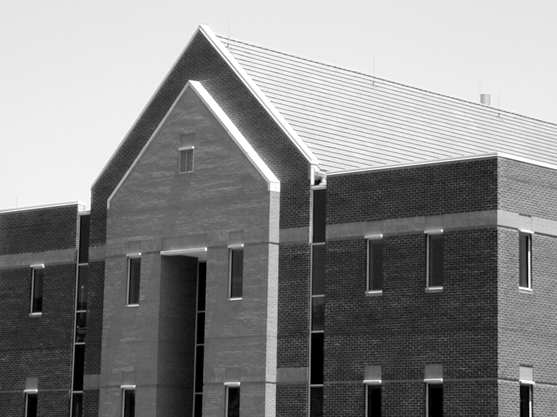
#> input picture SW9/dom.png, 557 x 417 px
$ jupyter execute 09_Canny.ipynb   (older library calls are emulated)
#> lines starting #> are read from the running program, lines starting #| are printed output that depends on the picture; after the words box and inside, x2 and y2 are one past the last pixel; in counts of white or black regions, pixels touching at a corner belong together
# Detekcja krawędzi

## Cel ćwiczenia

- Zapoznanie z metodami detekcji krawędzi:
    - Sobel, Prewitt, Roberts - przypomnienie,
    - Laplasjan z Gaussa (LoG – ang. Laplacian of Gaussian),
    - Canny.

Detekcja krawędzi przez wiele lat była podstawą algorytmów segmentacji.
Krawędzie wykrywane są najczęściej z wykorzystaniem pierwszej (gradient) i drugiej (Laplasjan) pochodnej przestrzennej.
Wykorzystanie obu metod zaprezentowane zostało w ćwiczeniu *Przetwarzanie wstępne. Filtracja kontekstowa*.

W niniejszym ćwiczeniu poznane detektory krawędzi zostaną porównane z bardziej zaawansowanymi: Laplasjan z funkcji Gaussa (LoG), Zero Crossing i Canny.

## Laplasjan z Gaussa (LoG)

Funkcja Gaussa:<br>
\begin{equation}
h(r) = e^{\frac{-r^2}{2 \sigma^2}}
\end{equation}<br>
gdzie:
- $r^2 = x^2 + y^2$
- $\sigma$ to odchylenie standardowe.

Działanie filtracji Gaussowskiej zostało przedstawione w ćwiczeniu "Przetwarzanie wstępne". W jej wyniku następuje rozmazanie obrazu.
Laplasjan tej funkcji dany jest wzorem:

\begin{equation}
\nabla^2 h(r) = \frac{r^2 - 2\sigma^2}{\sigma^4} e^{-\frac{r^2}{2\sigma^2}}
\end{equation}

Funkcję (z oczywistych powodów) nazywamy Laplasjan z Gaussa (LoG).
Ponieważ druga pochodna jest operacją liniową, konwolucja obrazu z $\nabla^2 h(r)$ daje taki sam efekt jak zastosowanie filtracji Gaussa na obrazie, a następnie obliczenie Laplasjanu z wyniku.
Lokalizacja krawędzi polega na znalezieniu miejsca, gdzie po filtracji LoG następuje zmiana znaku.

1. Wczytaj obraz *house.png*.
2. Wykonaj rozmycie Gaussowskie obrazu wejściowego.
W tym celu wykorzysaj funkcję `cv2.GaussianBlur(img, kSize, sigma)`.
Pierwszy argument jest obrazem wejśćiowym.
Drugi jest rozmiarem filtru (podanym w nawiasach okrągłych, np. *(3, 3)*).
Trzecim argumentem jest odchylenie standardowe. Wartość jest dobrana automatycznie, jeśli zosanie podana wartość `0` (będą równe rozmiarowi).
3. Oblicz laplasjan obrazu rozmytego.
W tym celu wykorzysaj funkcję `cv2.Laplacian(img, ddepth)`.
Pierszym argumentem jest obraz wejściowy.
Drugim argumentem jest typ danych wejściowych. Użyj `cv2.CV_32F`.
4. Wyznacz miejsca zmiany znaku.
Zaimplementuj funkcję `crossing(LoG, thr)`:
    - Najpierw stwórz tablicę, do której zostanie zapisany wynik.
    Jej rozmiar jest taki sam jak przetwarzanego obrazu.
    - Następnie wykonaj pętle po obrazie (bez ramki jednopikselowej).
    W każdej iteracji stwórz otoczenie o rozmiarze $3 \times 3$.
    Dla otoczenia oblicz wartość maksymalną i minimalną.
    - Jeśli wartości te mają przeciwne znaki, to do danego miejsca tablicy przypisz wartość:
        - jeśli piksel wejściowy > 0, to dodaj do niego wartość bezwzględną minimum.
        - jeśli piksel wejściowy < 0, to do jego wartości bezwzględnej dodaj maksimum.
    - Zmień zakres wykonanej tablicy do $<0, 255>$.
    - Wykonaj progowanie tablicy. Próg jest argumentem wejściowym.
    - Przeskaluj dane binarne do wartości `[0, 255]`.
    - Wykonaj konwersję do typu *uint8*.
    - Wykonaj rozmycie medianowe wyniku.
    Wykorzystaj funkcję `cv2.medianBlur(img, kSize)`.
    Pierwszym argumentem jest obraz wejśćiowy, a drugim rozmiar filtra.
    - Zwróć wyznaczoną tablicę.
5. Wyświetl obraz wynikowy.
6. Dobierz parametry (rozmiar filtru Gaussa, odchylenie standardowe, próg binaryzacji) tak, by widoczne były kontury domu, ale nie dachówki.

[cell 1]
import cv2
from matplotlib import pyplot as plt
import numpy as np
import math
import os

if not os.path.exists("dom.png") :
    !wget https://raw.githubusercontent.com/vision-agh/poc_sw/master/09_Canny/dom.png --no-check-certificate

house = cv2.imread('dom.png', cv2.IMREAD_GRAYSCALE)
#> house is the input picture: shape (417, 557); min 0, max 255, mean 133.3
plt.imshow(house, 'gray')
plt.axis('off')
plt.show()

house_gauss = cv2.GaussianBlur(house, (3, 3), 0)
house_laplacian = cv2.Laplacian(house_gauss, cv2.CV_32F)
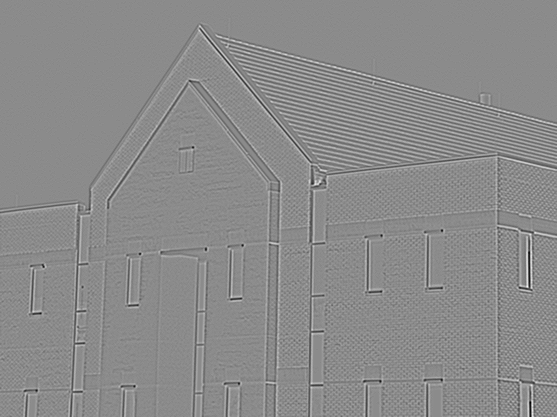
#> house_laplacian: shape (417, 557) float32; min -125, max 104, mean 0; drawn with min black and max white

def crossing(LoG, thr):
#> called with thr = 30
    X, Y = LoG.shape
#> X = 417; Y = 557
    tab = np.zeros((X, Y))
    for i in range(1, X - 1):
        for j in range(1, Y - 1):
            o = LoG[i : i + 3, j : j + 3]
            max = o.max()
            min = o.min()
            if(min * max < 0):
                if(LoG[i, j] > 0):
                    tab[i, j] = LoG[i, j] + np.abs(min)
                if(LoG[i, j] < 0):
                    tab[i, j] = np.abs(LoG[i, j]) + max
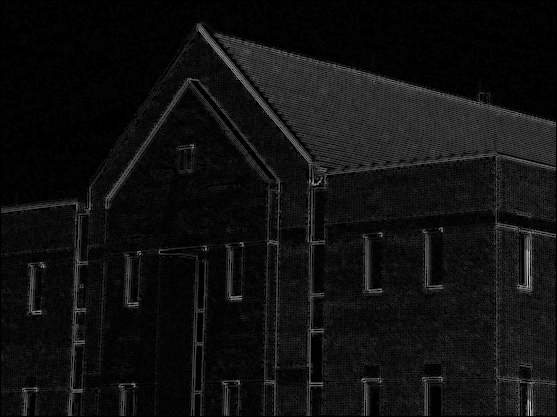
#> tab: shape (417, 557) float64; min 0, max 204, mean 15.9
    norm = cv2.normalize(tab, None, 0, 255, cv2.NORM_MINMAX)
    bin = np.where(norm < thr, 0, 1)
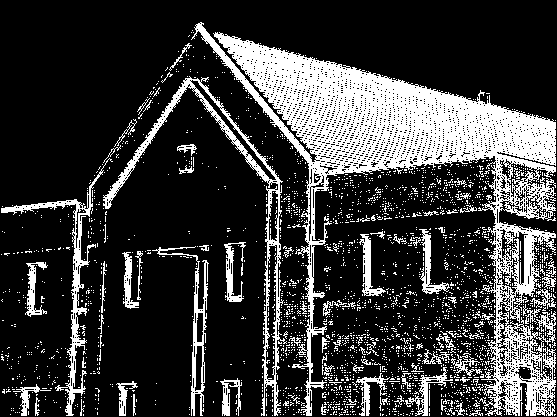
#> bin: shape (417, 557) int64; values 0 (black) and 1 (white), 22.6% white; 2604 white regions (2524 under 20 px), largest, box (x1, y1, x2, y2) and area: (191, 22, 556, 416) 32550, (103, 76, 287, 416) 3704, (1, 158, 113, 416) 2105
    bin = bin * 255
    bin = bin.astype('uint8')
    blur = cv2.medianBlur(bin, 5)
#> blur: shape (417, 557); 20.8% white; 207 white regions (154 under 20 px), largest, box (x1, y1, x2, y2) and area: (196, 23, 556, 416) 35416, (104, 77, 281, 214) 2367, (1, 172, 102, 416) 2024
    return blur

house_crossing = crossing(house_laplacian, 30)
plt.imshow(house_crossing, 'gray')
plt.axis('off')
plt.show()

## Algorytm Canny'ego

> Algorytm Canny'ego to często wykorzystywana metoda detekcji krawędzi.
> Zaproponowana została w~1986r. przez Johna F. Cannego.
> Przy jego projektowaniu założono trzy cele:
> - niska liczba błędów - algorytm powinien znajdywać wszystkie krawędzie oraz generować jak najmniej fałszywych detekcji,
> - punkty krawędziowe powinny być poprawnie lokalizowane - wykryte punkty powinny być jak najbardziej zbliżone do rzeczywistych,
> - krawędzie o szerokości 1 piksela - algorytm powinien zwrócić jeden punkt dla każdej rzeczywistej krawędzi.

Zaimplementuj pierwszą część algorytmu detekcji krawędzi Canny'ego:
1. W pierwszym kroku obraz przefiltruj dwuwymiarowym filtrem Gaussa.
2. Następnie oblicz gradient pionowy i poziomy ($g_x $ i $g_y$).
Jedną z metod jest filtracja Sobela.
3. Dalej oblicz amplitudę:
$M(x,y)  = \sqrt{g_x^2+g_y^2}$ oraz kąt:
$\alpha(x,y) = arctan(\frac{g_y}{g_x})$.
Do obliczenia kąta wykorzystaj funkcję `np.arctan2(x1, x2)`.
Wynik jest w radianach.
4. W kolejnym etapie wykonaj kwantyzację kątów gradientu.
Kąty od $-180^\circ$ do $180^\circ$ można podzielić na 8 przedziałów:
[$-22.5^\circ, 22.5^\circ$], [$22.5^\circ, 67.5^\circ$],
[$67.5^\circ, 112.5^\circ$], [$112.5^\circ, 157.5^\circ$],
[$157.5^\circ, -157.5^\circ$], [$-157.5^\circ, -112.5^\circ$],
[$-112.5^\circ, -67.5^\circ$], [$-67.5^\circ, -22.5^\circ$].
Przy czym należy rozpatrywać tylko 4 kierunki:
    - pionowy ($d_1$),
    - poziomy ($d_2$),
    - skośny lewy ($d_3$),
    - skośny prawy ($d_4$).
5. Dalej przeprowadź eliminację pikseli, które nie mają wartości maksymalnej (ang. *nonmaximal suppresion*).
Celem tej operacji jest redukcja szerokości krawędzi do rozmiaru 1 piksela.
Algorytm przebiega następująco.
W rozpatrywanym otoczeniu o rozmiarze $3 \times 3$:
    - określ do którego przedziału należy kierunek gradientu piksela centralnego ($d_1, d_2, d_3, d_4$).
    - przeanalizuje sąsiadów leżących na tym kierunku.
Jeśli choć jeden z nich ma amplitudę większą niż piksel centralny, to należy uznać, że nie jest lokalnym maksimum i do wyniku przypisać $g_N(x,y) = 0$.
W przeciwnym przypadku $g_N(x,y) = M(x,y)$.
Przez $g_N$ rozumiemy obraz detekcji lokalnych maksimów.
Zaimplementuj funkcję `nonmax`.
Pierwszym argementem jest macierz kierunków (po kwantyzacji).
Drugim argumentem jest macierz amplitudy.
6. Ostatnią operacją jest binaryzacja obrazu $g_N$.
Stosuje się tutaj tzw. binaryzację z histerezą.
Wykorzystuje się w niej dwa progi: $T_L$ i $T_H$, przy czym $T_L < T_H$.
Canny zaproponował, aby stosunek progu wyższego do niższego był jak 3 lub 2 do 1.
Rezultaty binaryzacji można opisać jako:<br>
$g_{NH}(x,y) = g_N(x,y) \geq TH $<br>
$g_{NL}(x,y) = TH > g_N(x,y) \geq TL $<br>
Można powiedzieć, że na obrazie $g_{NH}$ są "pewne" krawędzie.
Natomiast na $g_{NL}$ "potencjalne".
7. Na jednym obrazie zaznacz piksele należące do obrazu $g_{NH}$ jako czerwone oraz należące do obrazu $g_{NL}$ jako niebieskie.
Wyświetl obraz.

[cell 2]
def canny(I, TH, TL):
#> called with TH = 10, TL = 5
    X, Y = I.shape
#> X = 417; Y = 557
    blur=cv2.GaussianBlur(I, (5, 5), 0)
    S1 = np.array([[-1, 0, 1],[-2, 0, 2],[-1, 0, 1]])
    S2 = np.array([[-1, -2, -1],[0, 0, 0],[1, 2, 1]])
    Gx=cv2.filter2D(blur, -1, S1)
    Gy=cv2.filter2D(blur, -1, S2)
    OW=np.sqrt(Gx**2+Gy**2)
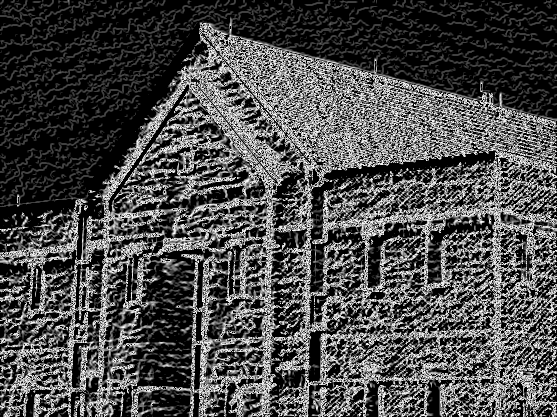
#> OW: shape (417, 557) float16; min 0, max 15.81, mean 4.73; drawn with min black and max white
    alfa_=np.arctan2(Gy, Gx)
    alfa = alfa_*180./np.pi
    alfa[alfa < 0] += 180
    direction=np.zeros((X,Y))
    for i in range (X):
        for j in range (Y):
            if (0 <= alfa[i,j] < 22.5) or (157.5 <= alfa[i,j] <= 180):
                direction[i,j] = 1
            elif (22.5 <= alfa[i,j] < 67.5):
                direction[i,j] = 2
            elif (67.5 <= alfa[i,j] < 112.5):
                direction[i,j] = 3
            elif (112.5 <= alfa[i,j] < 157.5):
                direction[i,j] = 4
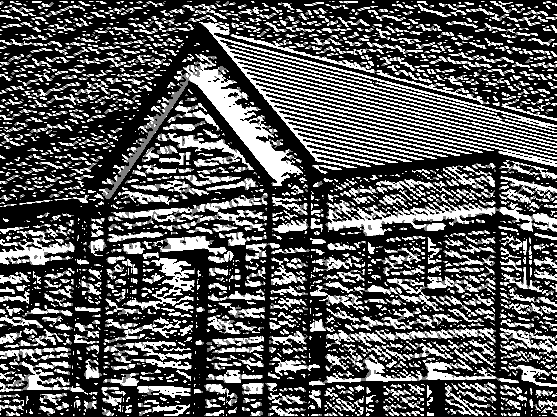
#> direction: shape (417, 557) float64; min 1, max 3, mean 1.69; drawn with min black and max white
    def nonmax(direction, OW):
        X,Y = direction.shape
#> X = 417; Y = 557
        gN = np.zeros((X,Y))
        for i in range (1, X - 1):
            for j in range (1, Y - 1):
                if(direction[i, j] == 1):
                    if(OW[i, j - 1] > OW[i, j] or OW[i, j + 1] > OW[i, j]):
                        gN[i, j] = 0
                    else:
                        gN[i, j] = OW[i, j]
                elif(OW[i, j] == 2):
                    if(OW[i + 1, j - 1] > OW[i, j] or OW[i - 1, j + 1] > OW[i, j]):
                        gN[i, j] = 0
                    else:
                        gN[i, j] = OW[i, j]
                elif(direction[i, j] == 3):
                    if(OW[i + 1, j] > OW[i, j] or OW[i - 1, j] > OW[i, j]):
                        gN[i, j] = 0
                    else:
                        gN[i, j] = OW[i, j]
                elif(direction[i, j] == 4):
                    if(OW[i - 1, j - 1] > OW[i, j] or OW[i + 1, j + 1] > OW[i, j]):
                        gN[i, j] = 0
                    else:
                        gN[i, j] = OW[i ,j]
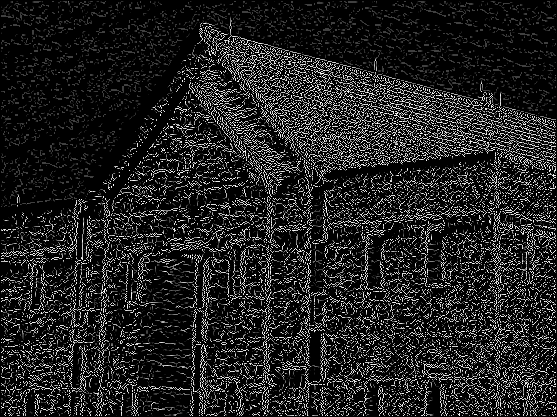
#> gN: shape (417, 557) float64; min 0, max 15.81, mean 2.11; drawn with min black and max white
        return gN
    gN = nonmax(direction ,OW)
    gNH = gN >= TH
#> gNH: shape (417, 557) bool; 12.2% white in thin lines or dots
    gNL = np.where(np.logical_and(TH > gN, gN >= TL), 1, 0)
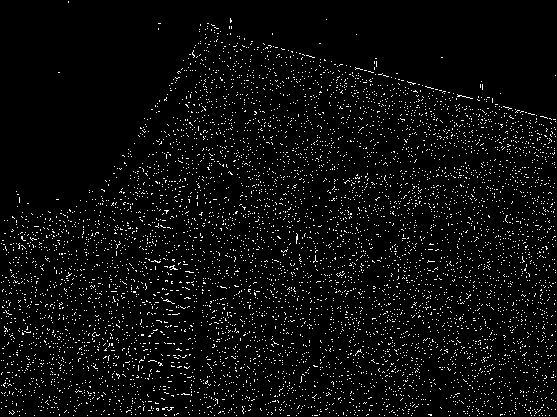
#> gNL: shape (417, 557) int64; values 0 (black) and 1 (white), 4.5% white in thin lines or dots
    return gNH, gNL


gNH, gNL = canny(house, TL=5, TH=10)

plt.imshow(gNH, 'gray')
plt.axis('off')
plt.show()

plt.imshow(gNL, 'gray')
plt.axis('off')
plt.show()


X,Y = gNH.shape
#> X = 417; Y = 557
I = np.zeros((X, Y, 3))
for i in range (0, X):
    for j in range (0, Y):
        if(gNH[i, j] == 1):
            I[i, j] = [255, 0, 0]
        elif(gNL[i, j] == 1):
            I[i, j] = [0, 0, 255]
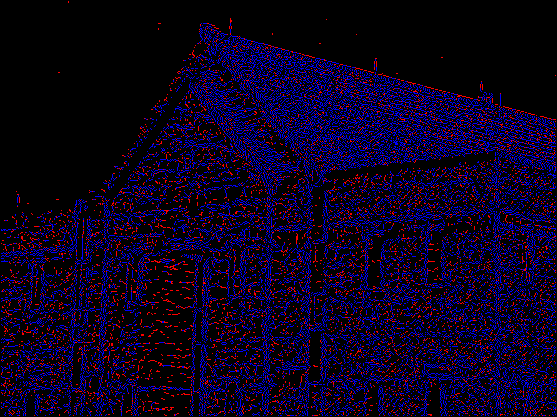
#> I: shape (417, 557, 3) float64; mean of channels 0, 1, 2 31, 0, 11.3; drawn as B, G, R
plt.imshow(I)
plt.axis('off')
plt.show()
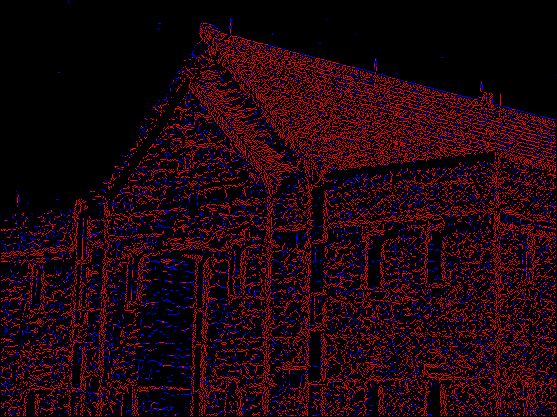
#> shown: shape (417, 557, 3) float64; mean R, G, B 0.122, 0, 0.0445

## Algorytm Canny'ego - OpenCV

1. Wykonaj dektekcję krawędzi metodą Canny'ego wykorzystując funkcję `cv2.Canny`.
    - Pierwszym argumentem funkcji jest obraz wejściowy.
    - Drugim argumentem jest mniejszy próg.
    - Trzecim argumentem jest większy próg.
    - Czwarty argument to tablica, do której wpisany zostanie wynik.
    Można zwrócić go przez wartość i podać wartość `None`.
    - Piąty argument to rozmiar operatora Sobela (w naszym przypadku 3).
    - Szósty argument to rodzaj używanej normy.
    0 oznacza normę $L_1$, 1 oznacza normę $L_2$. Użyj $L_2$.
2. Wynik wyświetl i porównaj z wykonaną częściową implementacją w poprzednim ćwiczeniu.
Na czym polegają różnice?

[cell 3]
house_canny = cv2.Canny(house, 40, 60, None, 3, 1)
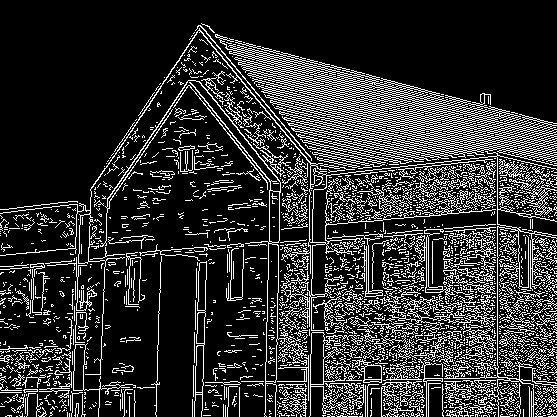
#> house_canny: shape (417, 557); 18.9% white in thin lines or dots
plt.imshow(house_canny, 'gray')
plt.axis('off')
plt.show()
